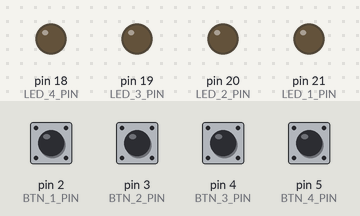
The program below on a simulated Arduino Leonardo, built with avr-gcc and run on an emulated ATmega32U4. Parts: output pins drawn as LEDs (lit = HIGH). Dashed ring = blinking. The test bench sets the inputs (shaded band); at power-on: pin 2 (BTN_1_PIN), pin 3 (BTN_2_PIN), pin 4 (BTN_3_PIN), pin 5 (BTN_4_PIN) LOW. USB keyboard and mouse output is not drawn.

Above: at 1.2 s.
1.3 s: pin 2 (BTN_1_PIN) pulled HIGH for 1 s
4.3 s: pin 3 (BTN_2_PIN) pulled HIGH for 0.15 s
At 6.5 s:
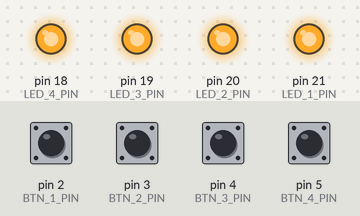
7.2 s: pin 4 (BTN_3_PIN) pulled HIGH for 0.15 s
At 7.8 s:
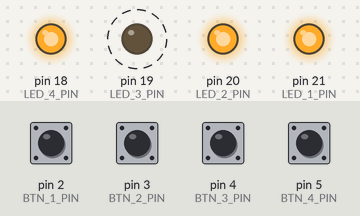
10.1 s: pin 4 (BTN_3_PIN) pulled HIGH for 1 s
At 13.0 s:
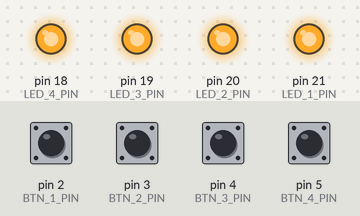
13.3 s: pin 3 (BTN_2_PIN) pulled HIGH for 1 s
At 15.5 s:
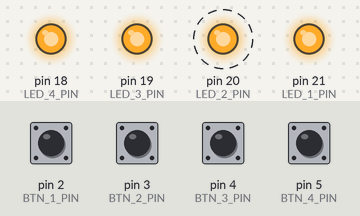
Timing chart, 0 to 17.0 s (numbered marks = the images above; inputs shaded):
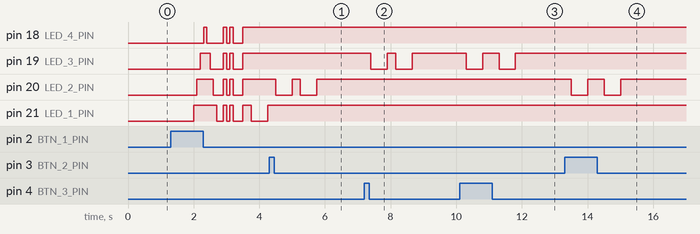

Measured:
- after the input at 4.3 s, pin 20 (LED_2_PIN): alternates HIGH for 0.25 s and LOW for 0.50 s, 4 changes in all, then stays HIGH, starting after 0.20 s
- after the input at 7.2 s, pin 19 (LED_3_PIN): alternates HIGH for 0.25 s and LOW for 0.50 s, 4 changes in all, then stays HIGH, starting after 0.20 s
- after the input at 10.1 s, pin 19 (LED_3_PIN): alternates HIGH for 0.50 s and LOW for 0.50 s, 4 changes in all, then stays HIGH, starting after 0.20 s
- after the input at 13.3 s, pin 20 (LED_2_PIN): alternates HIGH for 0.50 s and LOW for 0.50 s, 4 changes in all, then stays HIGH, starting after 0.21 s

The program:

main.cpp
```cpp
#include "Keyboard.h"

#define BTN_1_PIN 2
#define BTN_2_PIN 3
#define BTN_3_PIN 4
#define BTN_4_PIN 5

#define LED_1_PIN 21
#define LED_2_PIN 20
#define LED_3_PIN 19
#define LED_4_PIN 18

const unsigned long standByTime = 5 * 60000; // 5 mins
const unsigned long initTimeOFF = 2000;      // 2 secs
boolean isInit = true;
boolean isInStandBy = false;
unsigned long previousMillis = 0;

static void setAllLeds(uint8_t state)
{
    digitalWrite(LED_1_PIN, state);
    digitalWrite(LED_2_PIN, state);
    digitalWrite(LED_3_PIN, state);
    digitalWrite(LED_4_PIN, state);
}

static void animationStart()
{

    setAllLeds(LOW);

    digitalWrite(LED_1_PIN, HIGH);
    delay(100);
    digitalWrite(LED_2_PIN, HIGH);
    delay(100);
    digitalWrite(LED_3_PIN, HIGH);
    delay(100);
    digitalWrite(LED_4_PIN, HIGH);
    delay(100);
    digitalWrite(LED_4_PIN, LOW);
    delay(100);
    digitalWrite(LED_3_PIN, LOW);
    delay(100);
    digitalWrite(LED_2_PIN, LOW);
    delay(100);
    digitalWrite(LED_1_PIN, LOW);
    delay(100);

    delay(100);
    setAllLeds(HIGH);
    delay(100);
    setAllLeds(LOW);
    delay(100);
    setAllLeds(HIGH);
    delay(100);
    setAllLeds(LOW);

    delay(300);
    setAllLeds(HIGH);
}

static void onBtnPress(char key, uint8_t ledNumber)
{
    if (isInit)
    {
        return;
    }
    if (isInStandBy)
    {
        animationStart();
        isInStandBy = false;
        setAllLeds(HIGH);
        Keyboard.press(key);
        Keyboard.releaseAll();
        return;
    }
    setAllLeds(HIGH);
    delay(200);
    digitalWrite(ledNumber, LOW);
    Keyboard.press(key);
    Keyboard.releaseAll(); // for just send once press
    delay(500);            // led turn off & on time
    digitalWrite(ledNumber, HIGH);
    previousMillis = millis(); // reset standBy time
}

void setup(void)
{
    Keyboard.begin();
    pinMode(BTN_1_PIN, INPUT);
    pinMode(BTN_2_PIN, INPUT);
    pinMode(BTN_3_PIN, INPUT);
    pinMode(BTN_4_PIN, INPUT);

    pinMode(LED_1_PIN, OUTPUT);
    pinMode(LED_2_PIN, OUTPUT);
    pinMode(LED_3_PIN, OUTPUT);
    pinMode(LED_4_PIN, OUTPUT);
}

void loop(void)
{
    static uint8_t btn1StateLast = 0;
    static uint8_t btn2StateLast = 0;
    static uint8_t btn3StateLast = 0;
    static uint8_t btn4StateLast = 0;
    unsigned long currentMillis = millis();

    uint8_t btn1State;
    uint8_t btn2State;
    uint8_t btn3State;
    uint8_t btn4State;

    btn1State = digitalRead(BTN_1_PIN);
    btn2State = digitalRead(BTN_2_PIN);
    btn3State = digitalRead(BTN_3_PIN);
    btn4State = digitalRead(BTN_4_PIN);

    if (currentMillis - previousMillis >= standByTime)
    {
        previousMillis += standByTime;
        setAllLeds(LOW);
        isInStandBy = true;
    }

    if (isInit && currentMillis - previousMillis >= initTimeOFF)
    {
        previousMillis += initTimeOFF;
        animationStart();
        isInit = false;
    }

    if (btn1State != btn1StateLast)
    {
        btn1StateLast = btn1State;
        onBtnPress('1', LED_1_PIN);
    }
    if (btn2State != btn2StateLast)
    {
        btn2StateLast = btn2State;
        onBtnPress('2', LED_2_PIN);
    }
    if (btn3State != btn3StateLast)
    {
        btn3StateLast = btn3State;
        onBtnPress('3', LED_3_PIN);
    }
    if (btn4State != btn4StateLast)
    {
        btn4StateLast = btn4State;
        onBtnPress(' ', LED_4_PIN);
    }
    delay(50);
}
```
